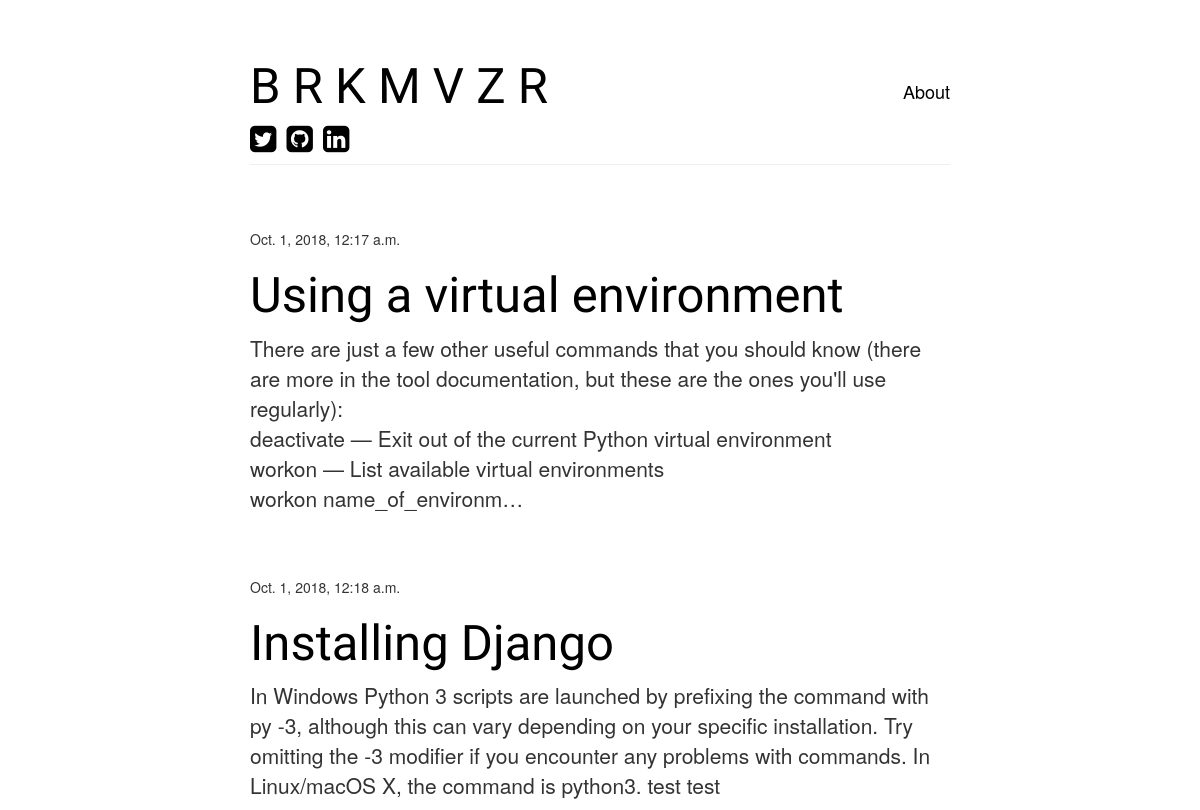
The page / on the database its author committed.
### blog/models.py (models this page shows, shortened)
class Post(models.Model):
    author = models.ForeignKey('auth.User', on_delete=models.CASCADE)
    title = models.CharField(max_length=200)
    text = models.TextField()
    created_date = models.DateTimeField(
                   default=timezone.now)
    published_date = models.DateTimeField(
                     blank=True, null=True)

### blog/views.py (the view)
# urls.py: path('', views.post_list, name='post_list'),
def post_list(request):
    posts = Post.objects.filter(published_date__lte=timezone.now()).order_by('published_date')
    return render(request, 'blog/post_list.html', {'posts': posts})

### blog/templates/blog/post_list.html
{% extends 'blog/base.html' %}
{% block content %}
    {% for post in posts %}
        <div class="post">
            <div class="date">
                <p>{{ post.published_date }}</p>
            </div>
            <h1><a href="{% url 'post_detail' pk=post.pk %}">{{ post.title }}</a></h1>
            <p class="post-summary">{{ post.text|linebreaksbr|truncatechars:300 }}</p>
        </div>
    {% endfor %}
{% endblock %}

### blog/static/css/blogtwo.css (style rules this page uses)
body { text-align: center; }
.post { margin-top: 8vh; }
h1 { color:black; font-family: 'Jua', sans-serif; font-size: 3.5em; }
a { color: black; }
.post-summary { font-size: 1.5em; }

### rows shown on the page
Post: published_date "Oct. 1, 2018, 12:17 a.m.", title "Using a virtual environment", text "There are just a few other useful commands that you should know (there are more in the tool documentation, but these are the ones you'll use regularly): deactivate — Exit out of the current Python virtual environment workon — List available virtual environments workon name_of_environm…"
Post: published_date "Oct. 1, 2018, 12:18 a.m.", title "Installing Django", text "In Windows Python 3 scripts are launched by prefixing the command with py -3, although this can vary depending on your specific installation. Try omitting the -3 modifier if you encounter any problems with commands. In Linux/macOS X, the command is python3. test test"
